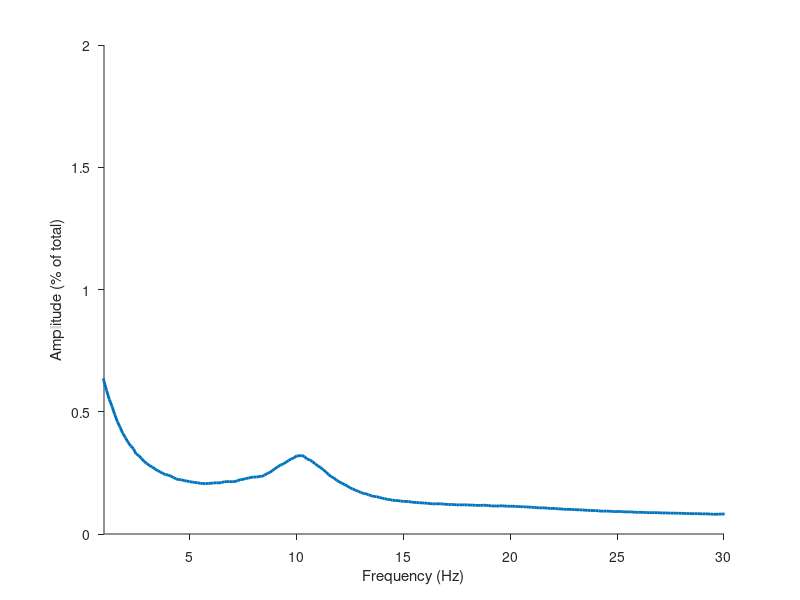

MATLAB code for this plot: (Note: this script raises an error after producing the figure.)
clear
close all
clc

%add functions
%in addition to these functions you'll need EEGLAB
homedir = mfilename('fullpath');
funcdir = [homedir(1:end-15) 'functions'];
addpath(genpath(funcdir))

%% load data

%Variable tfr contains the power values. It has a size of 21 (participants)
%by 4 (conditions, see below) by frequency (1-30 Hz), by time points (see
%variable 't'). All data are stimulus-locked

%Conditions are:
%1) Short intrval, validly cued, easy
%2) Short intrval, validly cued, difficult
%1) Short intrval, invalidly cued, easy
%2) Short intrval, invalidly cued, difficult

%Variable t keeps track of time of the tfr
%Variable f keeps track of frequency of the tfr
%Variable f_fft keeps track of the frequencies for FFT-related plots
%Variable ampspect contains the amplitude spectrum for each participant
%Variable binRT contains RT values binned by alpha power
%Variable binonsets contains CPP onset values binned by alpha power
%Variable binslopes contains CPP slope values binned by alpha power
%Variable cpp_t keeps track of time for the CPP
%Variable CPP contains CPP values binned by alpha power

%Permdist contains the permuted null distributions that are used to compute
%p-values for individual statistical tests. It has size test (N) by
%iteration (10000). The tests that are conducted are as follows:

%1) RT for low alpha power bin versus RT high alpha power bin
%2) Onset for low alpha power bin versus onset high alpha power bin
%3) Slope for low alpha power bin versus slope high alpha power bin

load data.mat


%% analysis setting

f2plot = 9:12; %the alpha band
npermutes = 10000; %number of iterations for permutation test

%% Plot amplitude spectrum and topographical plot of alpha power

%amplitude spectrum
figure
plot(fft_f,mean(ampspect),'linewidth',2); 
xlabel('Frequency (Hz)')
ylabel('Amplitude (% of total)')
set(gca,'tickdir','out')
xlim([1 30])
box off

%topographical plot
figure
topoplot(squeeze(mean(topopower)),chanlocs,'style','map','electrodes','off');
set(gca,'clim',[min(squeeze(mean(topopower))) max(squeeze(mean(topopower)))])

%% Plot time-frequency comparison of valid versus invalid trials

figure

%set up time indexing
y_axis_freq_skip=3;
times_skip = 8;
x_axis_limit=[ -600 800 ];
[~,timeidx(1)]=min(abs(t-x_axis_limit(1)));
[~,timeidx(2)]=min(abs(t-x_axis_limit(2)));
%plot the contour map
contourf(squeeze(mean( mean(tfr(:,1:2,:,:),2)  - mean(tfr(:,3:4,:,:),2))),300,'linecolor','none')
set(gca,'ytick',0:5:length(f),'yticklabel',round(f(1:5:end))-1,'xtick',1:times_skip:length(t),'xticklabel',t(1:times_skip:end),'xlim',timeidx,'tickdir','out','clim',[-15 15],'fontsize',18);
hold on 
plot([find(t==0) find(t==0)],[0 f(end)],'k--')
box off
colorbar
colormap jet
ylim([5 20])
ylabel('Frequency (Hz)')
xlabel('Peri-stimulus time (ms)')

[~, p] = permtestn(squeeze(mean(tfr(:,1:2,:,:),2)),squeeze(mean(tfr(:,3:4,:,:),2)),100000,0.05,'left');
h = fdr(p,0.05);
hold on
contour(h,1,'linecolor','k')

%% Make line plot of alpha power in the individual conditions

figure

hold on
box off
plot(t,squeeze(mean(squeeze(mean(mean(tfr(:,1:2,f2plot,:),2),3)))),'k') %plot valid condition
plot(t,squeeze(mean(squeeze(mean(mean(tfr(:,3:4,f2plot,:),2),3)))),'r') %plot invalid condition
h = permtestn(squeeze(mean(mean(tfr(:,1:2,f2plot,:),2),3)),squeeze(mean(mean(tfr(:,3:4,f2plot,:),2),3)),npermutes,0.05,'left');
plot(t(h),140,'k.')
set(gca,'tickdir','out','fontsize',18)
xlim([-600 800])
plot([0 0],[120 180],'k--')
ylabel('\alpha Power (% change)')
xlabel('Peri-stimulus time (ms)')

%% plot CPP binned by alpha power

figure
hold on
for bini = 1:nbins
    plot(t_cpp*1000,squeeze(mean(CPP(:,bini,:)))','color',plotcolors(bini,:))
end
plot([-200 800],[0 0],'k--')
plot([0 0],[-10 30],'k--')
xlim([-200 800])
set(gca,'tickdir','out')
box off
set(gca,'FontSize',18)
xlabel('Peri-stimulus time (ms)')
ylabel('Amplitude (\muV / m^2)')


%% Make bar plots of RT and CPP parameters binned by alpha power

figure

%RT binned by alpha power
subplot(1,3,1)
hold on
for bini = 1:nbins
    bar(bini,mean(binRT(:,bini)),'EdgeColor','none','FaceColor',plotcolors(bini,:))
end
wse(binRT,1);
xlabel('Alpha bin')
ylabel('Response time (ms)')
ylim([0.45 0.465]*1000)
box off
set(gca,'tickdir','out','xtick',1:3,'FontSize',18,'YTick',450:5:465)
diff = mean(mean(binRT(:,1)) - mean(binRT(:,end))); %the observed value
p = sum(diff >= permdist(1,:)) / size(permdist,2); %compute p value
title(['RT: p = ' num2str(p)])

%Onset binned by alpha power
subplot(1,3,2)
hold on
for bini = 1:nbins
    bar(bini,mean(binonsets(:,bini)),'EdgeColor','none','FaceColor',plotcolors(bini,:))
end
wse(binonsets,1);
xlabel('Alpha bin')
ylabel('Onset (ms)')
ylim([100 140])
box off
set(gca,'tickdir','out','xtick',1:3,'FontSize',18)
diff = mean(mean(binonsets(:,1)) - mean(binonsets(:,end))); %the observed value
p = sum(diff >= permdist(2,:)) / size(permdist,2); %compute p value
title(['Onset: p = ' num2str(p)])

%Slope binned by alpha power
subplot(1,3,3)
hold on
for bini = 1:nbins
    bar(bini,mean(binslopes(:,bini)),'EdgeColor','none','FaceColor',plotcolors(bini,:))
end
wse(binslopes,1);
xlabel('Alpha bin')
ylabel('Slope (\muV / m^2 / T_s)')
ylim([0.04 0.052])
box off
set(gca,'tickdir','out','xtick',1:3,'FontSize',18,'FontSize',18,'YTick',0.04:0.004:0.052)
diff = mean(mean(binslopes(:,1)) - mean(binslopes(:,end))); %the observed value
p = sum(diff <= permdist(3,:)) / size(permdist,2); %compute p value
title(['Slope: p = ' num2str(p)])


